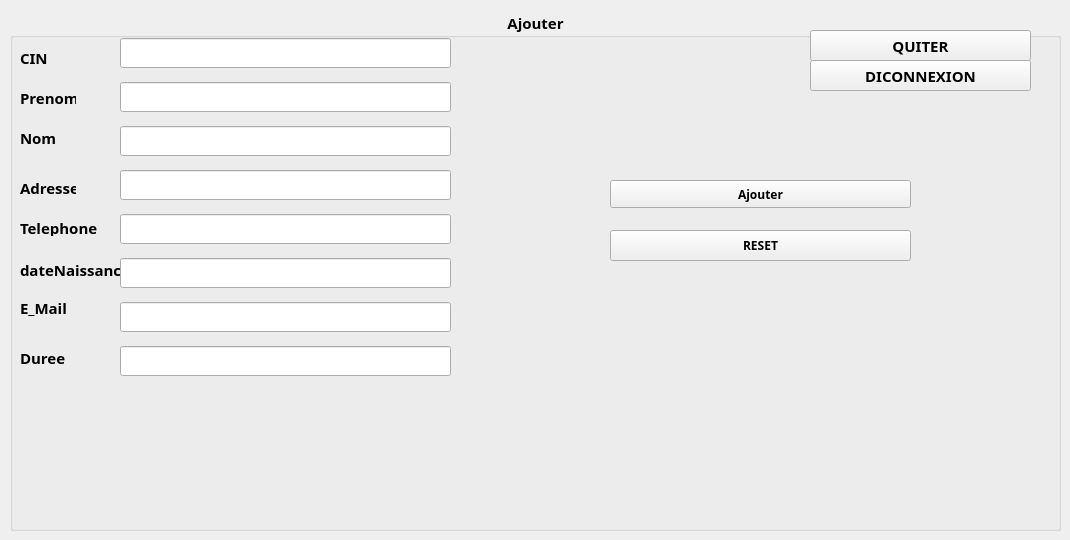
          <widget class="QWidget" name="tab_5">
           <attribute name="title">
            <string>Ajouter Personnel</string>
           </attribute>
           <widget class="QGroupBox" name="groupBox_2">
            <property name="geometry">
             <rect>
              <x>10</x>
              <y>10</y>
              <width>1051</width>
              <height>521</height>
             </rect>
            </property>
            <property name="font">
             <font>
              <family>Sitka Display</family>
              <pointsize>11</pointsize>
              <weight>75</weight>
              <bold>true</bold>
             </font>
            </property>
            <property name="title">
             <string>Ajouter</string>
            </property>
            <property name="alignment">
             <set>Qt::AlignCenter</set>
            </property>
            <widget class="QLabel" name="label_4">
             <property name="geometry">
              <rect>
               <x>10</x>
               <y>40</y>
               <width>56</width>
               <height>16</height>
              </rect>
             </property>
             <property name="text">
              <string>CIN</string>
             </property>
            </widget>
            <widget class="QLabel" name="label_5">
             <property name="geometry">
              <rect>
               <x>10</x>
               <y>80</y>
               <width>56</width>
               <height>16</height>
              </rect>
             </property>
             <property name="text">
              <string>Prenom</string>
             </property>
            </widget>
            <widget class="QLabel" name="label_6">
             <property name="geometry">
              <rect>
               <x>10</x>
               <y>120</y>
               <width>56</width>
               <height>16</height>
              </rect>
             </property>
             <property name="text">
              <string>Nom</string>
             </property>
            </widget>
            <widget class="QPushButton" name="pb_Ajouter">
             <property name="geometry">
              <rect>
               <x>600</x>
               <y>170</y>
               <width>301</width>
               <height>28</height>
              </rect>
             </property>
             <property name="font">
              <font>
               <family>Sitka Display</family>
               <pointsize>9</pointsize>
               <weight>75</weight>
               <bold>true</bold>
              </font>
             </property>
             <property name="styleSheet">
              <string notr="true"/>
             </property>
             <property name="text">
              <string>Ajouter</string>
             </property>
             <property name="icon">
              <iconset resource="img.qrc">
               <normaloff>:/ajouter.png</normaloff>:/ajouter.png</iconset>
             </property>
             <property name="iconSize">
              <size>
               <width>20</width>
               <height>50</height>
              </size>
             </property>
            </widget>
            <widget class="QLabel" name="label_19">
             <property name="geometry">
              <rect>
               <x>10</x>
               <y>170</y>
               <width>56</width>
               <height>16</height>
              </rect>
             </property>
             <property name="text">
              <string>Adresse</string>
             </property>
            </widget>
            <widget class="QLabel" name="label_20">
             <property name="geometry">
              <rect>
               <x>10</x>
               <y>290</y>
               <width>56</width>
               <height>16</height>
              </rect>
             </property>
             <property name="text">
              <string>E_Mail</string>
             </property>
            </widget>
            <widget class="QLabel" name="label_21">
             <property name="geometry">
              <rect>
               <x>10</x>
               <y>210</y>
               <width>81</width>
               <height>16</height>
              </rect>
             </property>
             <property name="text">
              <string>Telephone</string>
             </property>
            </widget>
            <widget class="QLabel" name="label_22">
             <property name="geometry">
              <rect>
               <x>10</x>
               <y>340</y>
               <width>121</width>
               <height>16</height>
              </rect>
             </property>
             <property name="text">
              <string>Duree</string>
             </property>
            </widget>
            <widget class="QLabel" name="label_23">
             <property name="geometry">
              <rect>
               <x>10</x>
               <y>250</y>
               <width>111</width>
               <height>20</height>
              </rect>
             </property>
             <property name="text">
              <string>dateNaissance</string>
             </property>
            </widget>
            <widget class="QWidget" name="verticalLayoutWidget_6">
             <property name="geometry">
              <rect>
               <x>110</x>
               <y>20</y>
               <width>331</width>
               <height>361</height>
              </rect>
             </property>
             <layout class="QVBoxLayout" name="verticalLayout_8">
              <item>
               <widget class="QLineEdit" name="p_CIN">
                <property name="maxLength">
                 <number>8</number>
                </property>
               </widget>
              </item>
              <item>
               <widget class="QLineEdit" name="p_PRENOM"/>
              </item>
              <item>
               <widget class="QLineEdit" name="p_NOM"/>
              </item>
              <item>
               <widget class="QLineEdit" name="p_ADRESSE"/>
              </item>
              <item>
               <widget class="QLineEdit" name="p_TELEPHONE"/>
              </item>
              <item>
               <widget class="QLineEdit" name="p_age"/>
              </item>
              <item>
               <widget class="QLineEdit" name="p_MAIL"/>
              </item>
              <item>
               <widget class="QLineEdit" name="p_DUREE"/>
              </item>
             </layout>
            </widget>
            <widget class="QPushButton" name="pushButton_6">
             <property name="geometry">
              <rect>
               <x>600</x>
               <y>220</y>
               <width>301</width>
               <height>31</height>
              </rect>
             </property>
             <property name="font">
              <font>
               <family>Sitka Display</family>
               <pointsize>9</pointsize>
               <weight>75</weight>
               <bold>true</bold>
              </font>
             </property>
             <property name="styleSheet">
              <string notr="true"/>
             </property>
             <property name="text">
              <string>RESET</string>
             </property>
             <property name="icon">
              <iconset resource="img.qrc">
               <normaloff>:/reset.png</normaloff>:/reset.png</iconset>
             </property>
             <property name="iconSize">
              <size>
               <width>20</width>
               <height>50</height>
              </size>
             </property>
            </widget>
            <widget class="QPushButton" name="pushButton_9">
             <property name="geometry">
              <rect>
               <x>800</x>
               <y>50</y>
               <width>221</width>
               <height>31</height>
              </rect>
             </property>
             <property name="styleSheet">
              <string notr="true"/>
             </property>
             <property name="text">
              <string>DICONNEXION</string>
             </property>
             <property name="icon">
              <iconset resource="img.qrc">
               <normaloff>:/diconnexion.png</normaloff>:/diconnexion.png</iconset>
             </property>
            </widget>
            <widget class="QPushButton" name="close_3">
             <property name="geometry">
              <rect>
               <x>800</x>
               <y>20</y>
               <width>221</width>
               <height>31</height>
              </rect>
             </property>
             <property name="styleSheet">
              <string notr="true"/>
             </property>
             <property name="text">
              <string>QUITER</string>
             </property>
             <property name="icon">
              <iconset resource="img.qrc">
               <normaloff>:/quitter.png</normaloff>:/quitter.png</iconset>
             </property>
            </widget>
           </widget>
          </widget>
